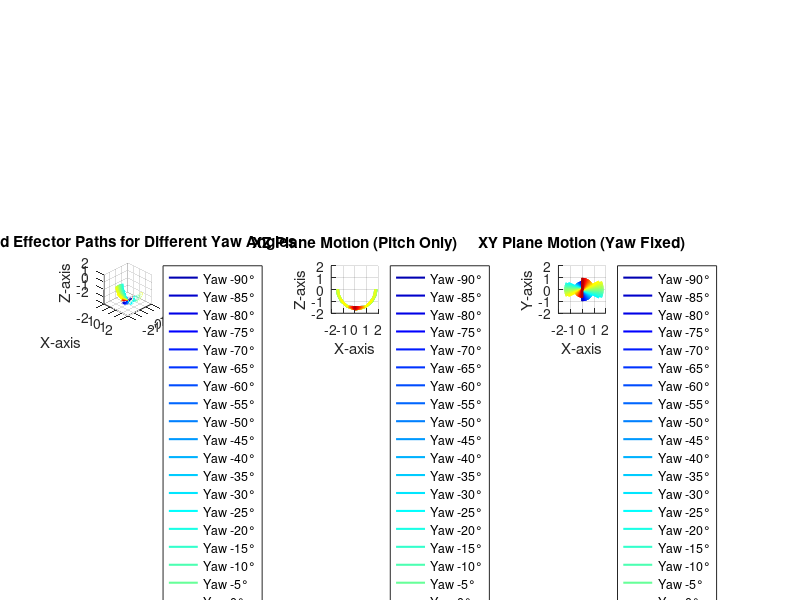

This chart was generated by the following MATLAB code:
clc; clear; close all;

% Arm Lengths
L1 = 0.151;  % Length of first arm (m)
L2 = 1.6525;  % Length of second arm (m)

% Define yaw angles in steps of 5° (-90° to 90°)
yaw_angles = -90:5:90;
num_cases = length(yaw_angles);

% Time parameters
dt = 0.5; % Time step
t_max = 10; % Total simulation time
t = 0:dt:t_max;

% Define colors for different lines
colors = jet(num_cases);

% Initialize arrays to store all end-effector paths
all_path_x = zeros(num_cases, length(t));
all_path_y = zeros(num_cases, length(t));
all_path_z = zeros(num_cases, length(t));

% Calculate motion for each fixed first arm angle
for j = 1:num_cases
    yaw_fixed = deg2rad(yaw_angles(j)); % Convert yaw angle to radians
    
    % Smooth transition of second arm movement at yaw boundary (-30, 30)
    transition_factor = max(0, min(1, (30 - abs(yaw_angles(j))) / 10));
    
    % Compute theta2 range with smooth blending
    theta2_min = (1 - transition_factor) * 60 + transition_factor * 0;
    theta2_max = (1 - transition_factor) * 120 + transition_factor * 180;
    theta2 = -(theta2_min + (theta2_max - theta2_min) * (0.5 * (1 - cos(2 * pi * t / t_max))));
    
    for i = 1:length(t)
        % Convert pitch angle to radians
        pitch = deg2rad(theta2(i));

        % First Arm (Fixed Horizontal Rotation - Yaw)
        x1 = L1 * cos(yaw_fixed);
        y1 = L1 * sin(yaw_fixed);
        z1 = 0; % Base remains at (0,0,0)

        % Second Arm (Rotating)
        x2 = x1 + L2 * cos(pitch) * cos(yaw_fixed);
        y2 = y1 + L2 * cos(pitch) * sin(yaw_fixed);
        z2 = z1 + L2 * sin(pitch); % Corrected direction

        % Store the end-effector position
        all_path_x(j, i) = x2;
        all_path_y(j, i) = y2;
        all_path_z(j, i) = z2;
    end
end

% Setup figure for multiple plots
figure;
set(gcf, 'Position', [100, 100, 1600, 600]);

% --- 3D Motion of End Effector Paths ---
subplot(1, 3, 1);
hold on;
for j = 1:num_cases
    plot3(all_path_x(j, :), all_path_y(j, :), all_path_z(j, :), 'Color', colors(j, :), 'LineWidth', 1.5);
end
xlabel('X-axis'); ylabel('Y-axis'); zlabel('Z-axis');
title('3D End Effector Paths for Different Yaw Angles');
grid on;
axis equal;
xlim([-2 2]); ylim([-2 2]); zlim([-2 2]);
view(45, 30);
legend(arrayfun(@(x) sprintf('Yaw %d°', x), yaw_angles, 'UniformOutput', false), 'Location', 'northeastoutside');

% --- XZ Plane Motion (Pitch) ---
subplot(1, 3, 2);
hold on;
for j = 1:num_cases
    plot(all_path_x(j, :), all_path_z(j, :), 'Color', colors(j, :), 'LineWidth', 1.5);
end
xlabel('X-axis'); ylabel('Z-axis');
title('XZ Plane Motion (Pitch Only)');
grid on;
axis equal;
xlim([-2 2]); ylim([-2 2]);
legend(arrayfun(@(x) sprintf('Yaw %d°', x), yaw_angles, 'UniformOutput', false), 'Location', 'northeastoutside');

% --- XY Plane Motion (Yaw Fixed) ---
subplot(1, 3, 3);
hold on;
for j = 1:num_cases
    plot(all_path_x(j, :), all_path_y(j, :), 'Color', colors(j, :), 'LineWidth', 1.5);
end
xlabel('X-axis'); ylabel('Y-axis');
title('XY Plane Motion (Yaw Fixed)');
grid on;
axis equal;
xlim([-2 2]); ylim([-2 2]);
legend(arrayfun(@(x) sprintf('Yaw %d°', x), yaw_angles, 'UniformOutput', false), 'Location', 'northeastoutside');
